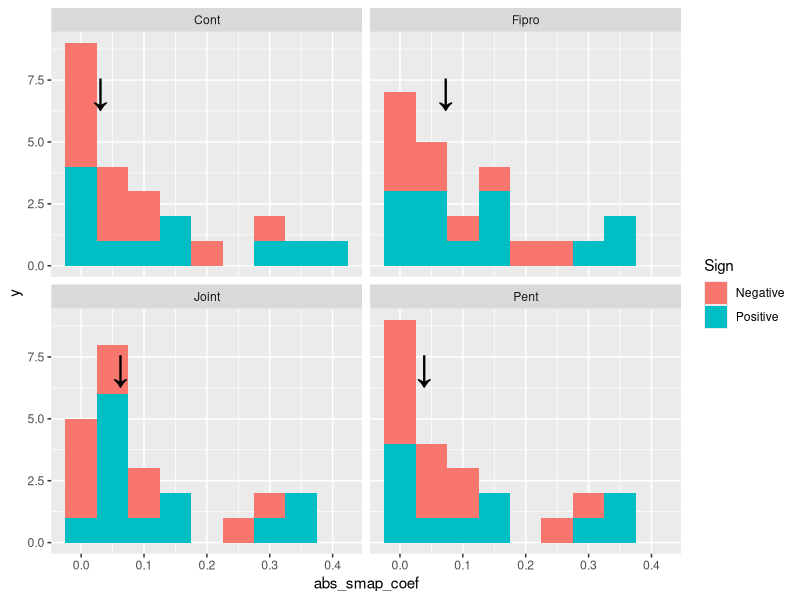
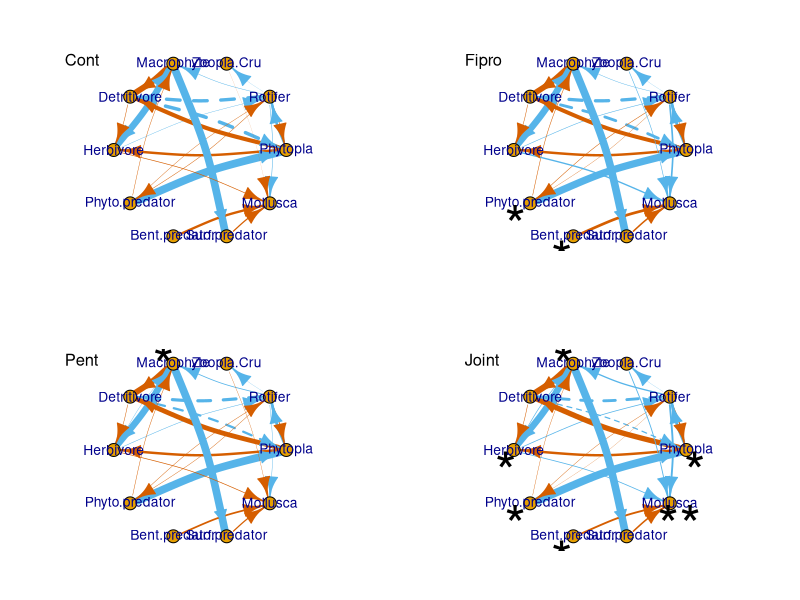
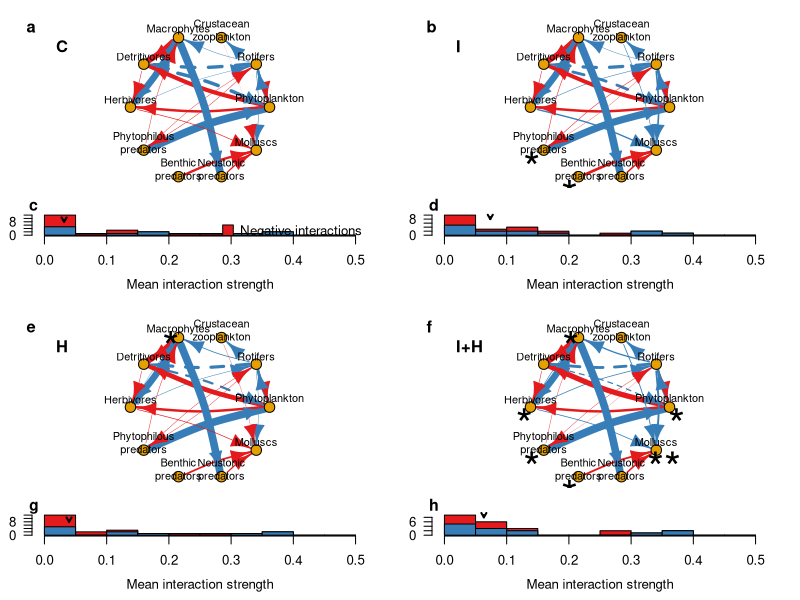
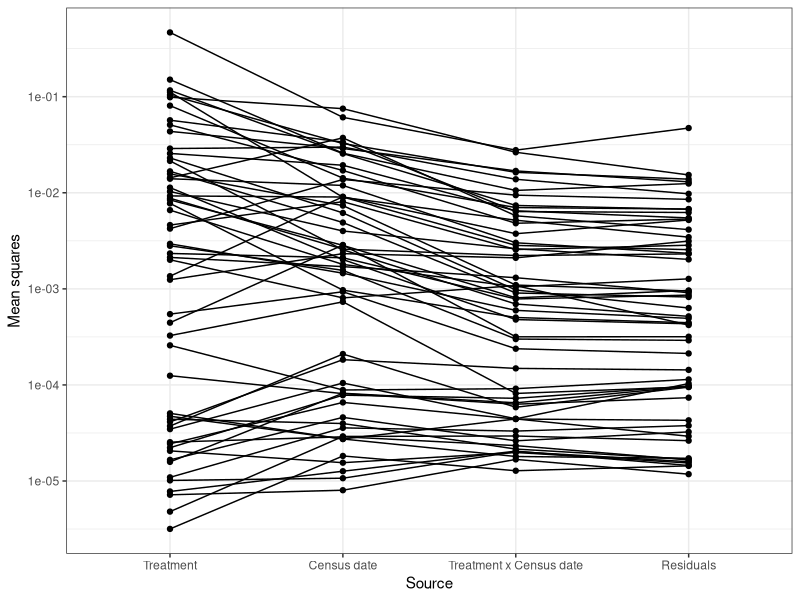
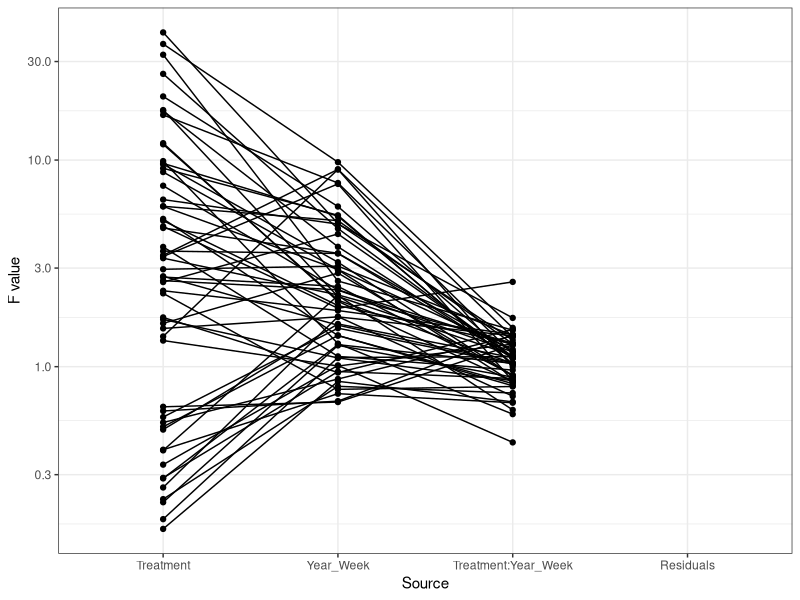

Write R code to recreate these figures, in order.
## ---- chunk 1
knitr::opts_chunk$set(echo = TRUE)
## ---- chunk 2
sessionInfo()

library(ggplot2)
library(dplyr)
library(tidyr)
library(patchwork)
library(igraph)
library(RColorBrewer)
## ---- chunk 3
all_multsmap_coefs <- read.csv("./processed_data/all_regulsmap_coefs240123.csv")
head(all_multsmap_coefs)

all_multsmap_coefs$Recipient <- 
  factor(all_multsmap_coefs$Recipient, 
         levels=unique(all_multsmap_coefs$Recipient))
all_multsmap_coefs$Donor <- 
  factor(all_multsmap_coefs$Donor, 
         levels=c("Phytopla1", "Phytopla1_1", "Roti1", "Roti1_1", "Roti1_2", 
                  "Zoopla1", "Zoopla1_1", "Zoopla1_2", "Zoopla1_3", "Zoopla1_4", 
                  "Mp1", "Mp1_1", "Det1", "Herb1", "Herb1_1", "Herb1_2", 
                  "Pred.P1", "Pred.P1_1", "Pred.P1_2", "Pred.P1_3", "Pred.B1", 
                  "Pred.S1", "Pred.S1_1", "Pred.S1_2", "Pred.S1_3", "Moll1", "0"))
all_multsmap_coefs$Treatment <- factor(all_multsmap_coefs$Treatment, levels=c("Cont", "Fipro", "Pent", "Joint"))
## ---- chunk 4
all_multsmap_coefs <- 
  all_multsmap_coefs %>%
  unite(col="Recipient_Donor", Recipient, Donor, remove=FALSE)
all_multsmap_coefs_smrz <- 
  all_multsmap_coefs %>%
  group_by(Treatment, Recipient, Donor, r_d, Recipient_Donor, Year, Tank) %>%
  summarise(smap_coef=mean(smap_coef, na.rm=TRUE)) %>%
  group_by(Treatment, Recipient, Donor, r_d, Recipient_Donor) %>%
  summarise(smap_coef=mean(smap_coef, na.rm=TRUE))

all_multsmap_coefs_smrz_intersp <- 
  all_multsmap_coefs_smrz %>%
  separate(Donor, into=c("Donor_", "delay"), sep="_", remove=FALSE) %>%
  filter(Recipient!=Donor_ & r_d!="c_0") %>%
  select(-Donor_, - delay)

all_multsmap_coefs_smrz_intersp_abs <- 
  all_multsmap_coefs_smrz_intersp %>%
  mutate(Sign=ifelse(smap_coef>0, "Positive", "Negative"), abs_smap_coef=abs(smap_coef)) %>%
  arrange(Treatment, Recipient, Donor)

f_labels <- data.frame(Treatment=c("Cont", "Fipro", "Pent", "Joint"), 
                       label=rep("↓", times=4), 
                       x=tapply(all_multsmap_coefs_smrz_intersp_abs$abs_smap_coef, 
                                all_multsmap_coefs_smrz_intersp_abs$Treatment, 
                                function(x) median(x, na.rm=TRUE)), 
                       y=rep(7, times=4))
ggplot(all_multsmap_coefs_smrz_intersp_abs) +
  geom_histogram(position="stack", binwidth=0.05, mapping=aes(x=abs_smap_coef, fill=Sign)) + facet_wrap(~Treatment) +
  geom_text(data=f_labels, aes(label=label, x=x, y=y), size=10)
## ---- chunk 5
library(igraph)
g1 <- graph(edges=c(2,1, 5,1, 7,1,
                    1,2, 6,2, 7,2,
                    2,3,
                    2,4, 6,4, 7,4,
                    1,5, 2,5, 4,5,
                    1,6, 4,6, 5,6,
                    2,7,
                    4,9,
                    2,10, 3,10, 6,10, 8,10, 9,10), n=10, directed=T)
IS.Tr.mean <- all_multsmap_coefs_smrz_intersp_abs
V(g1)$name <- c("Phytopla", "Rotifer", "Zoopla.Cru", "Macrophyte", "Detritivore", "Herbivore",
                "Phyto.predator", "Bent.predator", "Surf.predator", "Mollusca") #save nodes' names
l <- layout_in_circle(g1) #layout in circle

#each treatment
par(mfrow=c(2, 2), mar=c(3, 3, 3, 3), family="sans")
for (i in c("Cont", "Fipro", "Pent", "Joint")){
  plot(g1, layout=l, vertex.label.family="sans",
       edge.lty=c(1, 2, 1,
                  1, 1, 1,
                  1,
                  1, 1, 1,
                  1, 2, 1,
                  1, 1, 1,
                  1,
                  1,
                  1, 1, 1, 1, 1),
       edge.color=c(ifelse(subset(IS.Tr.mean, Treatment==i)[,"Sign"]=="Positive", 2, 6)),
       edge.curved=0.1,
       edge.width=subset(IS.Tr.mean, Treatment==i)$abs_smap_coef*20)
  legend("topleft", legend=i, bty="n", x.intersp=0, y.intersp=0, cex=1.2)
  if (i=="Fipro") text(c(-0.98, -0.44), c(-0.73, -1.14), labels="*", cex=4) else {
    if (i=="Pent") text(-0.42, 1.12, labels="*", cex=4) else { 
      if (i=="Joint") text(c(-0.98, -0.44, 0.92, 1.1, -0.42, -1.09),
                           c(-0.73, -1.14, -0.73, -0.11, 1.12, -0.11),
                           labels=c("*", "*", "**", "*", "*", "*"), cex=4)
    }
  }
  
}
## ---- chunk 6

palSet1 <- brewer.pal(9, "Set1")

g1 <- graph(edges=c(2,1, 5,1, 7,1, 
                    1,2, 6,2, 7,2, 
                    2,3, 
                    2,4, 6,4, 7,4, 
                    1,5, 2,5, 4,5,
                    1,6, 4,6, 5,6, 
                    2,7, 
                    4,9,
                    2,10, 3,10, 6,10, 8,10, 9,10), n=10, directed=T)

V(g1)$name <- c("Phytoplankton", "Rotifers", "Crustacean\nzooplankton", "Macrophytes", 
                "Detritivores", "Herbivores", 
                "Phytophilous\npredators", "Benthic\npredators", "Neustonic\npredators", "Molluscs") #save nodes' names
l <- layout_in_circle(g1) #layout in circle

#windows(7, 10, rescale="fixed")
#pdf("all_networks.pdf", width=7, height=10)
layout(matrix(c(1, 2, 5, 6, 3, 4, 7, 8), ncol=2, byrow=TRUE), heights=c(2.5, 1, 2.5, 1))
#each treatment
par(mar=c(2, 2, 2, 2), family="sans")
plot(g1, layout=l, vertex.label.family="sans",
     edge.lty=c(1, 2, 1, 
                1, 1, 1,
                1, 
                1, 1, 1, 
                1, 2, 1, 
                1, 1, 1, 
                1, 
                1, 
                1, 1, 1, 1, 1), 
     edge.color=c(ifelse(subset(IS.Tr.mean, Treatment=="Cont")[,"Sign"]=="Positive", palSet1[2], palSet1[1])), 
     edge.curved=0.1, 
     edge.width=subset(IS.Tr.mean, Treatment=="Cont")$abs_smap_coef*20, 
     vertex.label.dist=1.5, vertex.label.degree=-pi/2, 
     vertex.label.color="black")
legend("topleft", legend="a", bty="n", xpd=NA, x.intersp=-1, y.intersp=-1, cex=1.5, text.font=2)
legend("topleft", legend="C", bty="n", x.intersp=1, y.intersp=1, cex=1.5, text.font=2)

plot(g1, layout=l, vertex.label.family="sans",
     edge.lty=c(1, 2, 1, 
                1, 1, 1,
                1, 
                1, 1, 1, 
                1, 2, 1, 
                1, 1, 1, 
                1, 
                1, 
                1, 1, 1, 1, 1), 
     edge.color=c(ifelse(subset(IS.Tr.mean, Treatment=="Fipro")[,"Sign"]=="Positive", palSet1[2], palSet1[1])), 
     edge.curved=0.1, 
     edge.width=subset(IS.Tr.mean, Treatment=="Fipro")$abs_smap_coef*20, 
     vertex.label.dist=1.5, vertex.label.degree=-pi/2, 
     vertex.label.color="black")
legend("topleft", legend="b", bty="n", xpd=NA, x.intersp=-1, y.intersp=-1, cex=1.5, text.font=2)
legend("topleft", legend="I", bty="n", x.intersp=1, y.intersp=1, cex=1.5, text.font=2)
text(c(-0.98, -0.44), c(-0.73, -1.14), labels="*", cex=4)

plot(g1, layout=l, vertex.label.family="sans",
     edge.lty=c(1, 2, 1, 
                1, 1, 1,
                1, 
                1, 1, 1, 
                1, 2, 1, 
                1, 1, 1, 
                1, 
                1, 
                1, 1, 1, 1, 1), 
     edge.color=c(ifelse(subset(IS.Tr.mean, Treatment=="Pent")[,"Sign"]=="Positive", palSet1[2], palSet1[1])), 
     edge.curved=0.1, 
     edge.width=subset(IS.Tr.mean, Treatment=="Pent")$abs_smap_coef*20, 
     vertex.label.dist=1.5, vertex.label.degree=-pi/2, 
     vertex.label.color="black")
legend("topleft", legend="e", bty="n", xpd=NA, x.intersp=-1, y.intersp=-1, cex=1.5, text.font=2)
legend("topleft", legend="H", bty="n", x.intersp=1, y.intersp=1, cex=1.5, text.font=2)
text(-0.42, 1, labels="*", cex=4)

plot(g1, layout=l, vertex.label.family="sans",
     edge.lty=c(1, 2, 1, 
                1, 1, 1,
                1, 
                1, 1, 1, 
                1, 2, 1, 
                1, 1, 1, 
                1, 
                1, 
                1, 1, 1, 1, 1), 
     edge.color=c(ifelse(subset(IS.Tr.mean, Treatment=="Joint")[,"Sign"]=="Positive", palSet1[2], palSet1[1])), 
     edge.curved=0.1, 
     edge.width=subset(IS.Tr.mean, Treatment=="Joint")$abs_smap_coef*20, 
     vertex.label.dist=1.5, vertex.label.degree=-pi/2, 
     vertex.label.color="black")
legend("topleft", legend="f", bty="n", xpd=NA, x.intersp=-1, y.intersp=-1, cex=1.5, text.font=2)
legend("topleft", legend="I+H", bty="n", x.intersp=1, y.intersp=1, cex=1.5, text.font=2)
text(c(-0.98, -0.44, 0.92, 1.1, -0.42, -1.09), 
     c(-0.73, -1.14, -0.73, -0.11, 1, -0.11), 
     labels=c("*", "*", "**", "*", "*", "*"), cex=4)


par(mar=c(4, 2, 0, 2), mgp=c(2.5, 1, 0), las=1, family="sans", cex=0.8)
for (i in 1:4) {
  hist(subset(IS.Tr.mean, Treatment==c("Cont", "Fipro", "Pent", "Joint")[i])$abs_smap_coef, breaks=seq(0, 0.5, 0.05),
       xlab="Mean interaction strength", col=palSet1[1], main=c("")[i])
  lines(hist(subset(IS.Tr.mean, Treatment==c("Cont", "Fipro", "Pent", "Joint")[i] & Sign=="Positive")$abs_smap_coef, plot=FALSE, 
             breaks=seq(0, 0.5, 0.05)), col=palSet1[2], xlim=c(0, 0.5))
  arrows(median(subset(IS.Tr.mean, Treatment==c("Cont", "Fipro", "Pent", "Joint")[i])$abs_smap_coef), 9, 
         median(subset(IS.Tr.mean, Treatment==c("Cont", "Fipro", "Pent", "Joint")[i])$abs_smap_coef), 8, code=2, length=0.05, lwd=2, xpd=NA)
  legend("topright", legend=c("Negative interactions", "Positive interactions"), bty="n",
         pt.bg=palSet1[1:2], pch=22, plot=c(TRUE, FALSE, FALSE, FALSE)[i], pt.cex=2)
  legend("topleft", legend=c("c", "d", "g", "h")[i], 
         bty="n", xpd=NA, x.intersp=-1.2, y.intersp=-2, cex=1.2, text.font=2)
}
dev.off()
## ---- chunk 7
all_multsmap_coefs <- 
  all_multsmap_coefs %>%
  unite(col="Recipient_Donor", Recipient, Donor, remove=FALSE)

anova_res <- 
  all_multsmap_coefs %>%
  unite("Year_Week", Year, Week, sep="_", remove=FALSE) %>%
  split(., .$Recipient_Donor) %>%
  lapply(., function(data) {
    res <- as.data.frame(anova(lm(smap_coef ~ Treatment * Year_Week, data)))
    res <- cbind(Source=rownames(res), res)
    res}) %>%
  do.call(rbind, .) %>% 
  cbind(., Recipient_Donor=rep(unique(all_multsmap_coefs$Recipient_Donor), each=4))

theme_set(theme_bw())
anova_res$Source <- factor(anova_res$Source, levels=unique(anova_res$Source))
ggplot(anova_res, aes(y=!!as.name("Mean Sq"), x=Source, group=Recipient_Donor)) + 
  geom_point() + geom_line() + scale_y_log10() + 
  ylab("Mean squares") + scale_x_discrete(labels=c("Treatment"="Treatment", 
                                                   "Year_Week"="Census date", 
                                                   "Treatment:Year_Week"="Treatment x Census date", 
                                                   "Residuals"="Residuals"))

ggplot(anova_res, aes(y=!!as.name("F value"), x=Source, group=Recipient_Donor)) + 
  geom_point() + geom_line() + scale_y_log10()

F_value_count <- matrix(c(nrow(subset(anova_res, Source=="Treatment" & anova_res[,"F value"]<=1)),
                          nrow(subset(anova_res, Source=="Treatment" & anova_res[,"F value"]>1)),
                          nrow(subset(anova_res, Source=="Year_Week" & anova_res[,"F value"]<=1)),
                          nrow(subset(anova_res, Source=="Year_Week" & anova_res[,"F value"]>1)),
                          nrow(subset(anova_res, Source=="Treatment:Year_Week" & anova_res[,"F value"]<=1)),
                          nrow(subset(anova_res, Source=="Treatment:Year_Week" & anova_res[,"F value"]>1))), nrow=3, byrow=TRUE)
rownames(F_value_count) <- c("Treatment", "Year_Week", "Treatment:Year_Week")
colnames(F_value_count) <- c("F<=1", "F>1")
F_value_count
